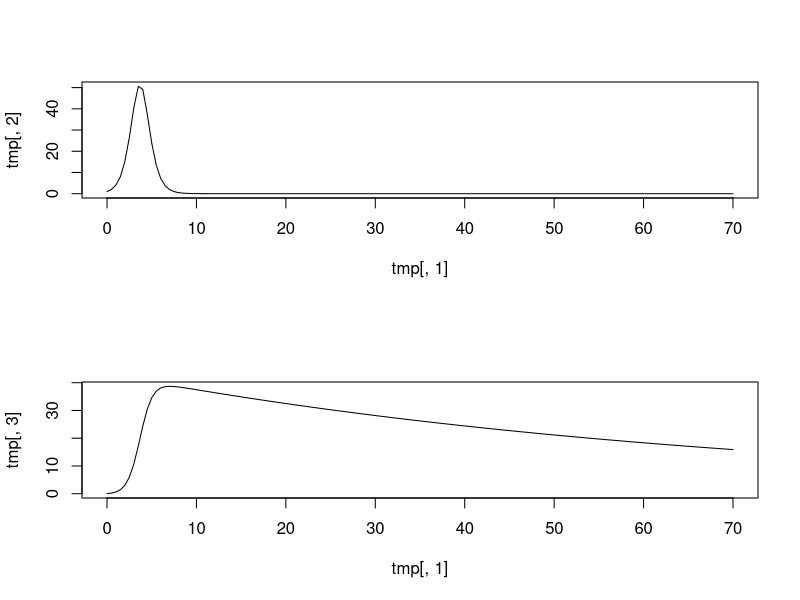
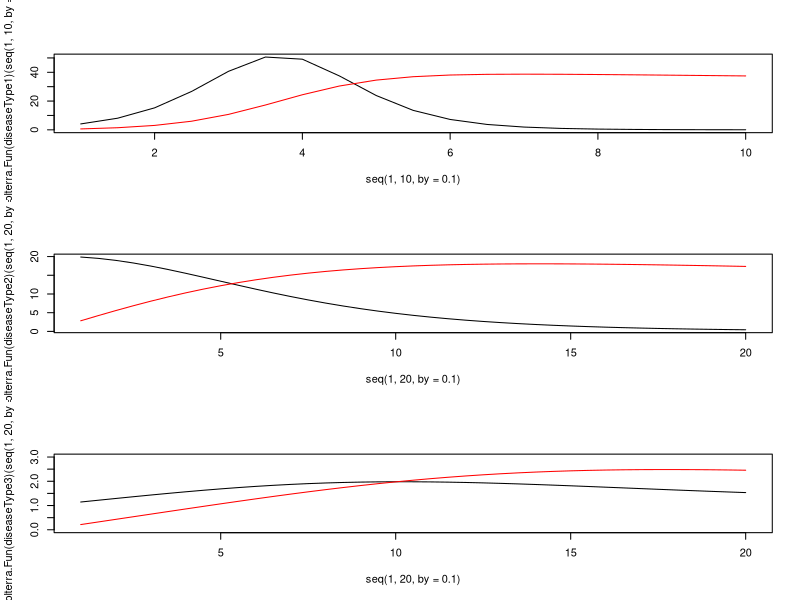

The R source for these figures, in order:

###Lotka-Volterra example kinetics
require(deSolve)
time.scale<-7
 Pars1<-c(growth.na=10/time.scale,killed.na=0.5/time.scale,feed.ab=2/time.scale,dieoff.ab=0.1/time.scale) ## incubation time increase, ~pertussis
 State1<-c(nat=1,abt=0)
 Time=seq(0,10*time.scale,by=round(7/(2*time.scale),1))
Pars2<-c(growth.na=0.1,killed.na=1,feed.ab=0.1,dieoff.ab=0.1)/time.scale ##Fast-acting disease, approx btv
State2<-c(nat=20,abt=0)
Pars3<-c(growth.na=1,killed.na=0.5,feed.ab=1.5,dieoff.ab=1)/time.scale ##Chronic infection with acute phase, ~TB
State3<-c(nat=1,abt=0)
Pars4<-c(growth.na=1,killed.na=1.5,feed.ab=2,dieoff.ab=1)  ##Trying to get as similar curves as possible, but skipping this for now....
State4<-c(nat=1,abt=0)



ab.na.diffmod<-function(Time,y=State,parms=Pars){
  with(as.list(c(y,parms)),{
      dna=nat*(growth.na-killed.na*abt)
        dab=feed.ab*nat-dieoff.ab*abt
        return(list(c(dna,dab)))
      })}
diseaseType1=list(parms=Pars1,y=State1)
diseaseType2=list(parms=Pars2,y=State2)
diseaseType3=list(parms=Pars3,y=State3)



 tmp<-ode(func = ab.na.diffmod, y = State1, parms = Pars1, times = Time)
par(mfrow=c(2,1))
 plot(tmp[,1],tmp[,2],type="l")
 plot(tmp[,1],tmp[,3],type="l")


LotkaVolterra.Fun<-function(disease=diseaseType1){
  require(deSolve)
  test.values.lookup<-do.call("ode",c(list(func = ab.na.diffmod,times=seq(0,1000,by=0.5)), disease))
  test.values.lookup[which(test.values.lookup<1e-7)]<-1e-7
  
  function(time){
    time<-ifelse(is.finite(time)&time>max(test.values.lookup[,1]),max(test.values.lookup[,1]),time)
    t1<-approx(test.values.lookup[,1],test.values.lookup[,2],time)$y
    t2<-approx(test.values.lookup[,1],test.values.lookup[,3],time)$y
    t1[!is.finite(time)]<-NA
    t2[!is.finite(time)]<-NA ###This should be modified to exisiting-but-low once we have a latent class model
   return(cbind(t1,t2))
  }
}

par(mfrow=c(3,1))
plot(seq(1,10,by=0.1),LotkaVolterra.Fun(diseaseType1)(seq(1,10,by=0.1))[,1],type="l")
lines(seq(1,10,by=0.1),LotkaVolterra.Fun(diseaseType1)(seq(1,10,by=0.1))[,2],type="l",col="red")

plot(seq(1,20,by=0.1),LotkaVolterra.Fun(diseaseType2)(seq(1,20,by=0.1))[,1],type="l")
lines(seq(1,20,by=0.1),LotkaVolterra.Fun(diseaseType2)(seq(1,20,by=0.1))[,2]*10,type="l",col="red")

plot(seq(1,20,by=0.1),LotkaVolterra.Fun(diseaseType3)(seq(1,20,by=0.1))[,1],type="l",ylim=c(0,3))
lines(seq(1,20,by=0.1),LotkaVolterra.Fun(diseaseType3)(seq(1,20,by=0.1))[,2],type="l",col="red")
